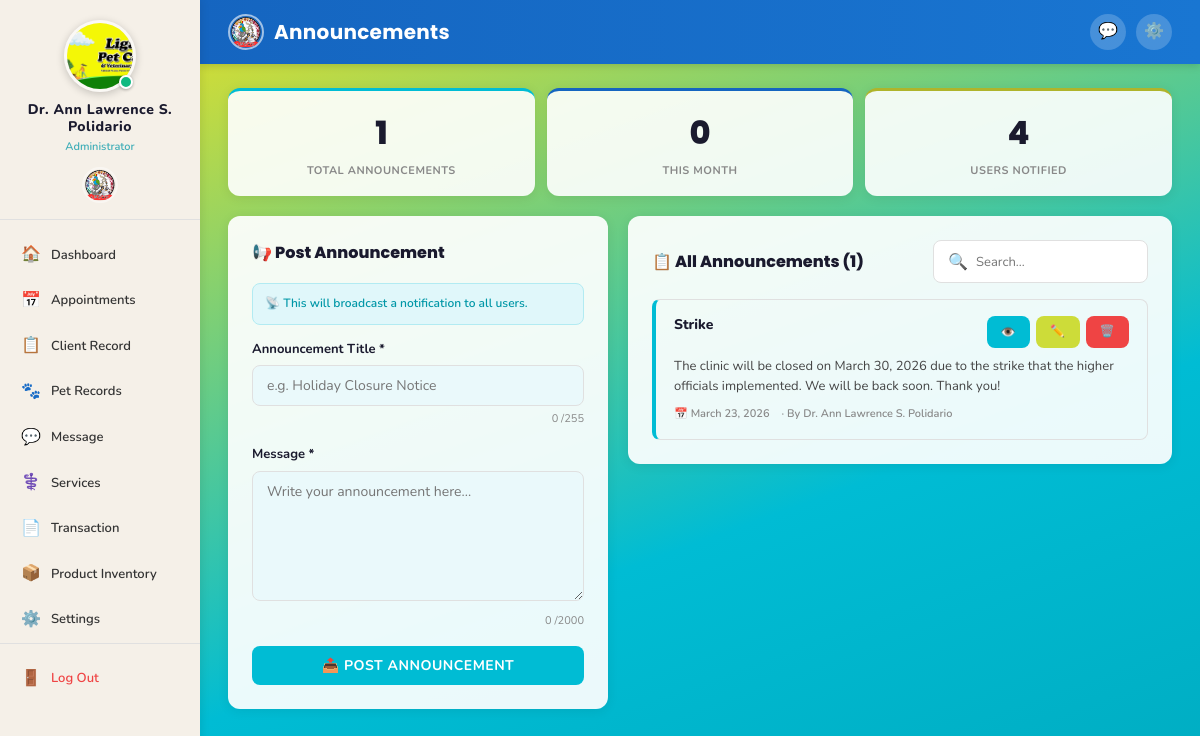
Before: /admin/announcements.php (signed in) with the older database file.
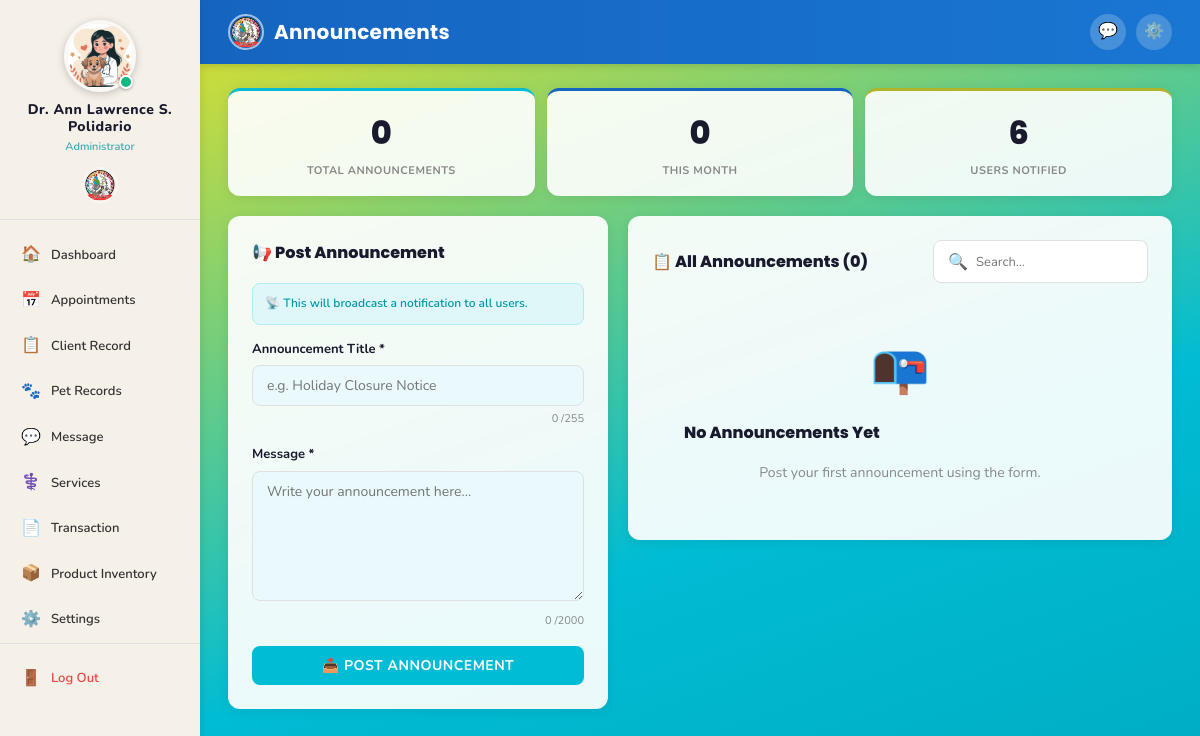
After: the same page with the newer database file.
### tables this page shows
CREATE TABLE `users` (
  `id` int(11) NOT NULL,
  `name` varchar(100) NOT NULL,
  `address` varchar(255) DEFAULT NULL,
  `contact_no` varchar(20) DEFAULT NULL,
  `email` varchar(100) NOT NULL,
  `password` varchar(255) NOT NULL,
  `profile_picture` varchar(255) DEFAULT NULL,
  `gender` enum('male','female') DEFAULT 'female',
  `role` enum('user','admin','staff') DEFAULT 'user',
  `position` varchar(100) DEFAULT NULL,
  `status` enum('active','inactive') DEFAULT 'active',
  `created_at` timestamp NOT NULL DEFAULT current_timestamp(),
  `updated_at` timestamp NOT NULL DEFAULT current_timestamp() ON UPDATE current_timestamp(),
  `archived` tinyint(1) DEFAULT 0
);

CREATE TABLE `announcements` (
  `id` int(11) NOT NULL,
  `title` varchar(255) NOT NULL,
  `content` text NOT NULL,
  `posted_by` int(11) DEFAULT NULL,
  `created_at` timestamp NOT NULL DEFAULT current_timestamp()
);

### includes/db.php (called while the page is built, shortened)
<?php
function sanitize($conn, $data) {
    $data = trim($data);
    $data = stripslashes($data);
    $data = htmlspecialchars($data);
    $data = mysqli_real_escape_string($conn, $data);
    return $data;
}
function getRow($conn, $sql) {
    $result = mysqli_query($conn, $sql);
    if ($result && mysqli_num_rows($result) > 0) {
        return mysqli_fetch_assoc($result);
    }
    return null;
}
function getRows($conn, $sql) {
    $result = mysqli_query($conn, $sql);
    $rows = [];
    if ($result && mysqli_num_rows($result) > 0) {
        while ($row = mysqli_fetch_assoc($result)) {
            $rows[] = $row;
        }
    }
    return $rows;
}
function countRows($conn, $table, $where = '') {
    $sql = "SELECT COUNT(*) as total FROM $table";
    if ($where) $sql .= " WHERE $where";
    $result = mysqli_query($conn, $sql);
    $row = mysqli_fetch_assoc($result);
    return $row['total'] ?? 0;
}
function formatDate($date) {
    return date('F d, Y', strtotime($date));
}
?>

### admin/announcements.php (the view, shortened to what the changed rows need)
<?php
require_once '../includes/auth.php';
$search      = sanitize($conn, $_GET['search'] ?? '');
$per_page    = 8;
$page        = max(1, (int)($_GET['page'] ?? 1));
$offset      = ($page - 1) * $per_page;
$where       = '1';
$total       = countRows($conn, 'announcements',
    $search ? "(title LIKE '%$search%' OR content LIKE '%$search%')" : '1');
$announcements = getRows($conn,
    "SELECT a.*, u.name AS posted_by_name
     FROM announcements a
     LEFT JOIN users u ON a.posted_by = u.id
     WHERE $where
     ORDER BY a.created_at DESC
     LIMIT $per_page OFFSET $offset"
);
?>
<!DOCTYPE html>
<html lang="en">
<head>
    <link rel="stylesheet" href="../assets/css/style.css">
</head>
<body>
<div class="app-wrapper">
    <?php include '../includes/sidebar_admin.php'; ?>
    <div class="main-content">
        <div class="page-body">
            <?php
            $total_ann    = countRows($conn, 'announcements', '1');
            $total_users  = countRows($conn, 'users', "role='user'");
            ?>
            <div class="ann-stats">
                <div class="ann-stat-box">
                    <div class="asb-value"><?= $total_ann ?></div>
                    <div class="asb-label">Total Announcements</div>
                </div>
                <div class="ann-stat-box">
                    <div class="asb-value"><?= $total_users ?></div>
                    <div class="asb-label">Users Notified</div>
                </div>
            </div>
            <div class="page-layout">
                <div>
                    <div class="ann-list-card">
                        <h3>
                            <span>📋 All Announcements (<?= $total ?>)</span>
                            <form method="GET" style="margin:0;">
                                <div class="search-box" style="max-width:220px;min-width:180px;">
                                </div>
                            </form>
                        </h3>
                        <?php if (empty($announcements)): ?>
                            <div class="empty-state" style="padding:32px;">
                                <div class="empty-icon">📭</div>
                                <h3><?= $search ? 'No results found' : 'No Announcements Yet' ?></h3>
                                <p><?= $search ? 'Try a different search term.' : 'Post your first announcement using the form.' ?></p>
                            </div>
                        <?php else: ?>
                            <?php foreach ($announcements as $ann): ?>
                                <div class="ann-row">
                                    <div class="ann-row-top">
                                        <div class="ann-row-title">
                                            <?= htmlspecialchars($ann['title']) ?>
                                        </div>
                                        <div class="ann-row-actions">
                                            <button class="btn btn-teal btn-sm"
                                                    onclick="openPreview(
                                                        '<?= htmlspecialchars($ann['title'], ENT_QUOTES) ?>',
                                                        `<?= addslashes(htmlspecialchars($ann['content'])) ?>`,
                                                        '<?= htmlspecialchars($ann['posted_by_name'] ?? 'Admin', ENT_QUOTES) ?>',
                                                        '<?= formatDate($ann['created_at']) ?>'
                                                    )">
                                                👁️
                                            </button>
                                            <a href="announcements.php?edit=<?= $ann['id'] ?>"
                                               class="btn btn-yellow btn-sm">✏️</a>
                                            <a href="announcements.php?delete=<?= $ann['id'] ?>"
                                               onclick="return confirm('Delete this announcement? This cannot be undone.')"
                                               class="btn btn-red btn-sm">🗑️</a>
                                        </div>
                                    </div>
                                    <div class="ann-row-body">
                                        <?= htmlspecialchars($ann['content']) ?>
                                    </div>
                                    <div class="ann-row-meta">
                                        <span>📅 <?= formatDate($ann['created_at']) ?></span>
                                        <span>· By <?= htmlspecialchars($ann['posted_by_name'] ?? 'Admin') ?></span>
                                    </div>
                                </div>
                            <?php endforeach; ?>
                        <?php endif; ?>
                    </div>
                </div>
            </div>
        </div>
    </div>
</div>
</body>
</html>

### includes/sidebar_admin.php (shortened to what the changed rows need)
<?php
$current_page = basename($_SERVER['PHP_SELF']);
$admin_data     = getRow($conn, "SELECT name, profile_picture FROM users WHERE id=" . (int)$_SESSION['user_id']);
$admin_name     = $admin_data['name'] ?? ($_SESSION['user_name'] ?? 'Administrator');
$admin_pic      = $admin_data['profile_picture'] ?? '';
$_avatar_disk_base = dirname(__DIR__) . '/assets/images/avatars/';
$_avatar_web_base  = '../assets/images/avatars/';
if (!empty($admin_pic) && file_exists($_avatar_disk_base . $admin_pic)) {
    $avatar_src  = $_avatar_web_base . htmlspecialchars($admin_pic);
    $avatar_show = true;
} else {
    $avatar_src  = '';
    $avatar_show = false;
}
$nav_items = [
    ['Dashboard',         'dashboard.php',       '🏠'],
    ['Appointments',      'appointments.php',    '📅'],
    ['Client Record',     'client_records.php',  '📋'],
    ['Pet Records',       'pet_records.php',     '🐾'],
    ['Message',           'messages.php',        '💬'],
    ['Services',          'services.php',        '⚕️'],
    ['Transaction',       'transactions.php',    '📄'],
    ['Product Inventory', 'inventory.php',       '📦'],
    ['Settings',          'settings.php',        '⚙️'],
];
?>
<aside class="sidebar">
    <a href="profile.php" class="sidebar-logo"
       style="flex-direction:column; align-items:center; padding:20px 16px 16px; gap:10px;
              text-decoration:none; cursor:pointer; transition:var(--transition);"
       onmouseover="this.style.background='rgba(0,0,0,0.05)'"
       onmouseout="this.style.background='transparent'">
        <div style="position:relative; width:72px; height:72px; flex-shrink:0;">
            <?php if ($avatar_show): ?>
                <img src="<?= $avatar_src ?>"
                     alt="<?= htmlspecialchars($admin_name) ?>"
                     id="sidebarAdminAvatar"
                     style="width:72px; height:72px; border-radius:50%; object-fit:cover;
                            border:3px solid rgba(255,255,255,0.6);
                            box-shadow:0 2px 8px rgba(0,0,0,0.2);"
                     onerror="this.style.display='none'; document.getElementById('sidebarAdminInitials').style.display='flex';">
            <?php endif; ?>
            <span style="position:absolute; bottom:3px; right:3px;
                         width:14px; height:14px; border-radius:50%;
                         background:#10b981; border:2px solid #fff;
                         box-shadow:0 1px 3px rgba(0,0,0,0.3);">
            </span>
        </div>
        <div style="text-align:center;">
            <div class="username" style="font-size:14px; font-weight:800; letter-spacing:0.5px;">
                <?= htmlspecialchars($admin_name) ?>
            </div>
            <div class="role" style="font-size:11px; opacity:0.75; margin-top:2px;">
                Administrator
            </div>
        </div>
    </a>
    <nav class="sidebar-nav">
        <?php foreach ($nav_items as $item): ?>
            <?php
                $is_active = ($current_page === $item[1]) ? 'active' : '';
            ?>
            <a href="<?= $item[1] ?>" class="<?= $is_active ?>">
                <span class="nav-icon"><?= $item[2] ?></span>
                <span><?= $item[0] ?></span>
            </a>
        <?php endforeach; ?>
    </nav>
</aside>

Changed rows visible on the page:
removed announcements: title "Strike", content "The clinic will be closed on March 30, 2026 due to the strike that the higher officials implemented. We will be back soon. Thank you!", created_at "March 23, 2026", posted_by.name "Dr. Ann Lawrence S. Polidario"
changed users "Dr. Ann Lawrence S. Polidario": profile_picture: a different picture
Other visible differences:
$total_ann: "1" → "0"
$total_users: "4" → "6"
$total: "1" → "0"
text now shown: "📭 No Announcements Yet Post your first announcement using the form."
